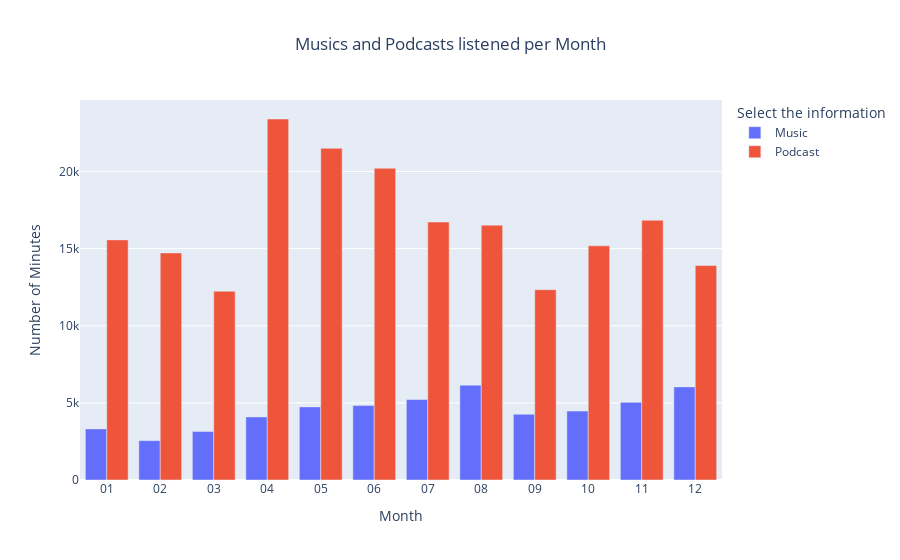

Notebook cell for this chart:
### Code cell
counts = df_top_music.groupby(['month','type'])['minutes'].sum().reset_index(name='count')

counts['count'] = counts['count'].round(0)

month_fig = px.bar(
    counts,
    x = 'month',
    y = 'count',
    labels={'x': 'Hours', 'y':'Number of musics played'},
    title = 'Music played by hour',
    color='type',
    barmode='group'
)

month_fig.update_layout(
    title='Musics and Podcasts listened per Month',
    title_x=0.5,
    xaxis_title = 'Month',
    yaxis_title = 'Number of Minutes',
    legend = dict(
        title = 'Select the information'
    )
)

month_fig.show()

month_fig.write_html('month_fig.html')

### Figure 1 — Plotly figure (JSON) as saved in the notebook; plotly's stock layout.template omitted (floating-point values rounded to 4 significant figures)
{"data": [{"alignmentgroup": "True", "hovertemplate": "type=Music<br>month=%{x}<br>count=%{y}<extra></extra>", "legendgroup": "Music", "marker": {"color": "#636efa", "pattern": {"shape": ""}}, "name": "Music", "offsetgroup": "Music", "orientation": "v", "showlegend": true, "textposition": "auto", "type": "bar", "x": ["01", "02", "03", "04", "05", "06", "07", "08", "09", "10", "11", "12"], "xaxis": "x", "y": [3314.0, 2553.0, 3140.0, 4091.0, 4740.0, 4827.0, 5219.0, 6151.0, 4259.0, 4468.0, 5034.0, 6037.0], "yaxis": "y"}, {"alignmentgroup": "True", "hovertemplate": "type=Podcast<br>month=%{x}<br>count=%{y}<extra></extra>", "legendgroup": "Podcast", "marker": {"color": "#EF553B", "pattern": {"shape": ""}}, "name": "Podcast", "offsetgroup": "Podcast", "orientation": "v", "showlegend": true, "textposition": "auto", "type": "bar", "x": ["01", "02", "03", "04", "05", "06", "07", "08", "09", "10", "11", "12"], "xaxis": "x", "y": [15570.0, 14720.0, 12240.0, 23400.0, 21500.0, 20210.0, 16720.0, 16520.0, 12340.0, 15180.0, 16840.0, 13900.0], "yaxis": "y"}], "layout": {"barmode": "group", "legend": {"title": {"text": "Select the information"}, "tracegroupgap": 0}, "title": {"text": "Musics and Podcasts listened per Month", "x": 0.5}, "xaxis": {"anchor": "y", "domain": [0, 1], "title": {"text": "Month"}}, "yaxis": {"anchor": "x", "domain": [0, 1], "title": {"text": "Number of Minutes"}}}}
